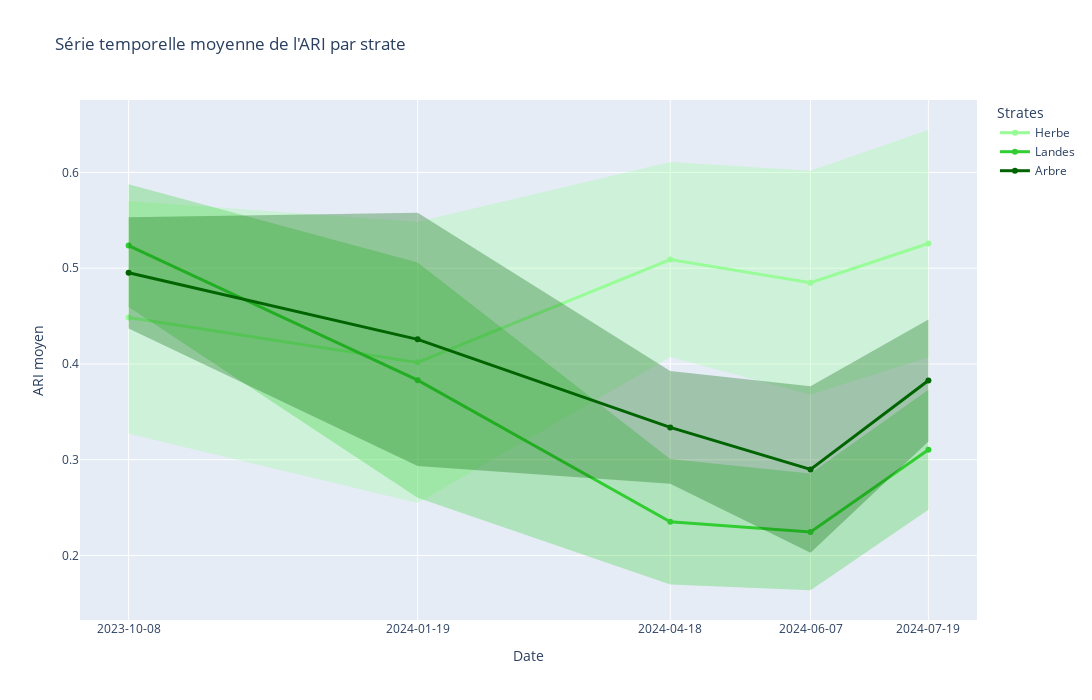

Notebook source saved alongside this figure:
### Code cell
# Charger le fichier de strates
strates_path = '/home/onyxia/work/data/projet_eval/PI_strates_bretagne_32630.shp'
gdf = gpd.read_file(strates_path)

# Lire le fichier ARI_serie_temp.tif
ari_path = '/home/onyxia/work/results/ARI_serie_temp.tif'
ari_ds = gdal.Open(ari_path)
dates = ['2024-07-19', '2024-06-07', '2024-04-18', '2024-01-19', '2023-10-08']

# Préparer les données pour chaque strate
strates = sorted(gdf['strate'].unique())  # Trier les strates pour s'assurer de l'ordre
ari_means = {strate: [] for strate in strates}
ari_stds = {strate: [] for strate in strates}

# Obtenir les informations géométriques et spatiales
transform = ari_ds.GetGeoTransform()
projection = ari_ds.GetProjection()
x_size = ari_ds.RasterXSize
y_size = ari_ds.RasterYSize

# Pour chaque strate
for strate in strates:
    # Filtrer les polygones de la strate
    strate_gdf = gdf[gdf['strate'] == strate]

    # Pour chaque bande (date)
    for band_num in range(1, ari_ds.RasterCount + 1):
        # Lire la bande
        band = ari_ds.GetRasterBand(band_num)
        ari_array = band.ReadAsArray()

        # Créer un masque pour la strate
        rasterized = np.zeros((y_size, x_size), dtype=np.uint8)

        # Créer une couche en mémoire
        mem_drv = ogr.GetDriverByName('Memory')
        mem_ds = mem_drv.CreateDataSource('out')
        mem_layer = mem_ds.CreateLayer('poly', srs=ogr.osr.SpatialReference(wkt=projection), geom_type=ogr.wkbPolygon)

        # Ajouter chaque géométrie à la couche
        for _, row in strate_gdf.iterrows():
            feature = ogr.Feature(mem_layer.GetLayerDefn())
            feature.SetGeometry(ogr.CreateGeometryFromWkb(row.geometry.wkb))
            mem_layer.CreateFeature(feature)
            feature = None

        # Créer un raster en mémoire pour le masque
        mem_raster_ds = gdal.GetDriverByName('MEM').Create('', x_size, y_size, 1, gdal.GDT_Byte)
        mem_raster_ds.SetGeoTransform(transform)
        mem_raster_ds.SetProjection(projection)
        mem_raster_band = mem_raster_ds.GetRasterBand(1)
        mem_raster_band.Fill(0)

        # Rasteriser
        gdal.RasterizeLayer(mem_raster_ds, [1], mem_layer, burn_values=[1], options=["ALL_TOUCHED=TRUE"])

        # Lire le masque rasterisé
        rasterized = mem_raster_ds.GetRasterBand(1).ReadAsArray()

        # Extraire les valeurs ARI pour la strate
        ari_values = ari_array[rasterized == 1]
        ari_values = ari_values[ari_values != -9999]  # Exclure les valeurs NoData

        # Calculer la moyenne et l'écart-type
        if len(ari_values) > 0:
            mean_ari = np.nanmean(ari_values)
            std_ari = np.nanstd(ari_values)
        else:
            mean_ari = np.nan
            std_ari = np.nan

        ari_means[strate].append(mean_ari)
        ari_stds[strate].append(std_ari)

# Créer le dossier s'il n'existe pas
os.makedirs('/home/onyxia/work/results/figure', exist_ok=True)

# Définir les couleurs et les labels pour chaque strate
colors = {
    1: 'rgba(210, 180, 140, 1.0)',  # tan pour sol nu
    2: 'rgba(152, 251, 152, 1.0)',  # palegreen pour herbe
    3: 'rgba(50, 205, 50, 1.0)',   # limegreen pour landes
    4: 'rgba(0, 100, 0, 1.0)'      # darkgreen pour arbre
}

labels = {
    1: 'Sol nu',
    2: 'Herbe',
    3: 'Landes',
    4: 'Arbre'
}

# Créer le graphique avec Plotly
fig = go.Figure()

# Pour chaque strate
for strate in strates:
    means = ari_means[strate]
    stds = ari_stds[strate]
    color = colors.get(strate, 'rgba(128, 128, 128, 1.0)')  # Couleur par défaut si la strate n'est pas définie
    label = labels.get(strate, f'Strate {strate}')

    # Ajouter la ligne de la moyenne
    fig.add_trace(go.Scatter(
        x=dates,
        y=means,
        mode='lines+markers',
        name=label,
        line=dict(color=color, width=3)
    ))

    # Ajouter l'enveloppe de l'écart-type avec une couleur plus claire
    fig.add_trace(go.Scatter(
        x=np.concatenate([dates, dates[::-1]]),
        y=np.concatenate([np.array(means) + np.array(stds), (np.array(means) - np.array(stds))[::-1]]),
        fill='toself',
        fillcolor=color.replace('1.0', '0.3'),  # Couleur plus claire avec alpha=0.3
        line=dict(color='rgba(255,255,255,0)'),
        showlegend=False,
        hoverinfo="skip"
    ))

# Personnaliser le graphique
fig.update_layout(
    title='Série temporelle moyenne de l\'ARI par strate',
    xaxis_title='Date',
    yaxis_title='ARI moyen',
    legend_title='Strates',
    hovermode='x unified',
    width=1200,  # Largeur du graphique
    height=700,  # Hauteur du graphique
    xaxis=dict(
        tickmode='array',
        tickvals=dates,
        ticktext=dates  # Afficher les dates complètes
    )
)

# Enregistrer le graphique en HTML
fig.write_html('/home/onyxia/work/results/figure/ARI_series.html')

# Afficher le graphique
fig.show()

### Figure 1 — Plotly figure (JSON) as saved in the notebook; plotly's stock layout.template omitted (floating-point values rounded to 4 significant figures)
{"data": [{"line": {"color": "rgba(152, 251, 152, 1.0)", "width": 3}, "mode": "lines+markers", "name": "Herbe", "type": "scatter", "x": ["2024-07-19", "2024-06-07", "2024-04-18", "2024-01-19", "2023-10-08"], "y": [0.5258, 0.4849, 0.5091, 0.4017, 0.4486]}, {"fill": "toself", "fillcolor": "rgba(152, 251, 152, 0.3)", "hoverinfo": "skip", "line": {"color": "rgba(255,255,255,0)"}, "showlegend": false, "type": "scatter", "x": ["2024-07-19", "2024-06-07", "2024-04-18", "2024-01-19", "2023-10-08", "2023-10-08", "2024-01-19", "2024-04-18", "2024-06-07", "2024-07-19"], "y": [0.6446, 0.6019, 0.6109, 0.5485, 0.5701, 0.3271, 0.2549, 0.4072, 0.3679, 0.4069]}, {"line": {"color": "rgba(50, 205, 50, 1.0)", "width": 3}, "mode": "lines+markers", "name": "Landes", "type": "scatter", "x": ["2024-07-19", "2024-06-07", "2024-04-18", "2024-01-19", "2023-10-08"], "y": [0.3103, 0.2246, 0.2352, 0.3831, 0.5236]}, {"fill": "toself", "fillcolor": "rgba(50, 205, 50, 0.3)", "hoverinfo": "skip", "line": {"color": "rgba(255,255,255,0)"}, "showlegend": false, "type": "scatter", "x": ["2024-07-19", "2024-06-07", "2024-04-18", "2024-01-19", "2023-10-08", "2023-10-08", "2024-01-19", "2024-04-18", "2024-06-07", "2024-07-19"], "y": [0.373, 0.2856, 0.3008, 0.506, 0.5877, 0.4595, 0.2603, 0.1696, 0.1636, 0.2477]}, {"line": {"color": "rgba(0, 100, 0, 1.0)", "width": 3}, "mode": "lines+markers", "name": "Arbre", "type": "scatter", "x": ["2024-07-19", "2024-06-07", "2024-04-18", "2024-01-19", "2023-10-08"], "y": [0.3828, 0.2898, 0.3337, 0.4257, 0.4952]}, {"fill": "toself", "fillcolor": "rgba(0, 100, 0, 0.3)", "hoverinfo": "skip", "line": {"color": "rgba(255,255,255,0)"}, "showlegend": false, "type": "scatter", "x": ["2024-07-19", "2024-06-07", "2024-04-18", "2024-01-19", "2023-10-08", "2023-10-08", "2024-01-19", "2024-04-18", "2024-06-07", "2024-07-19"], "y": [0.4466, 0.3768, 0.3926, 0.5581, 0.5534, 0.437, 0.2934, 0.2748, 0.2029, 0.319]}], "layout": {"height": 700, "hovermode": "x unified", "legend": {"title": {"text": "Strates"}}, "title": {"text": "Série temporelle moyenne de l'ARI par strate"}, "width": 1200, "xaxis": {"tickmode": "array", "ticktext": ["2024-07-19", "2024-06-07", "2024-04-18", "2024-01-19", "2023-10-08"], "tickvals": ["2024-07-19", "2024-06-07", "2024-04-18", "2024-01-19", "2023-10-08"], "title": {"text": "Date"}}, "yaxis": {"title": {"text": "ARI moyen"}}}}
